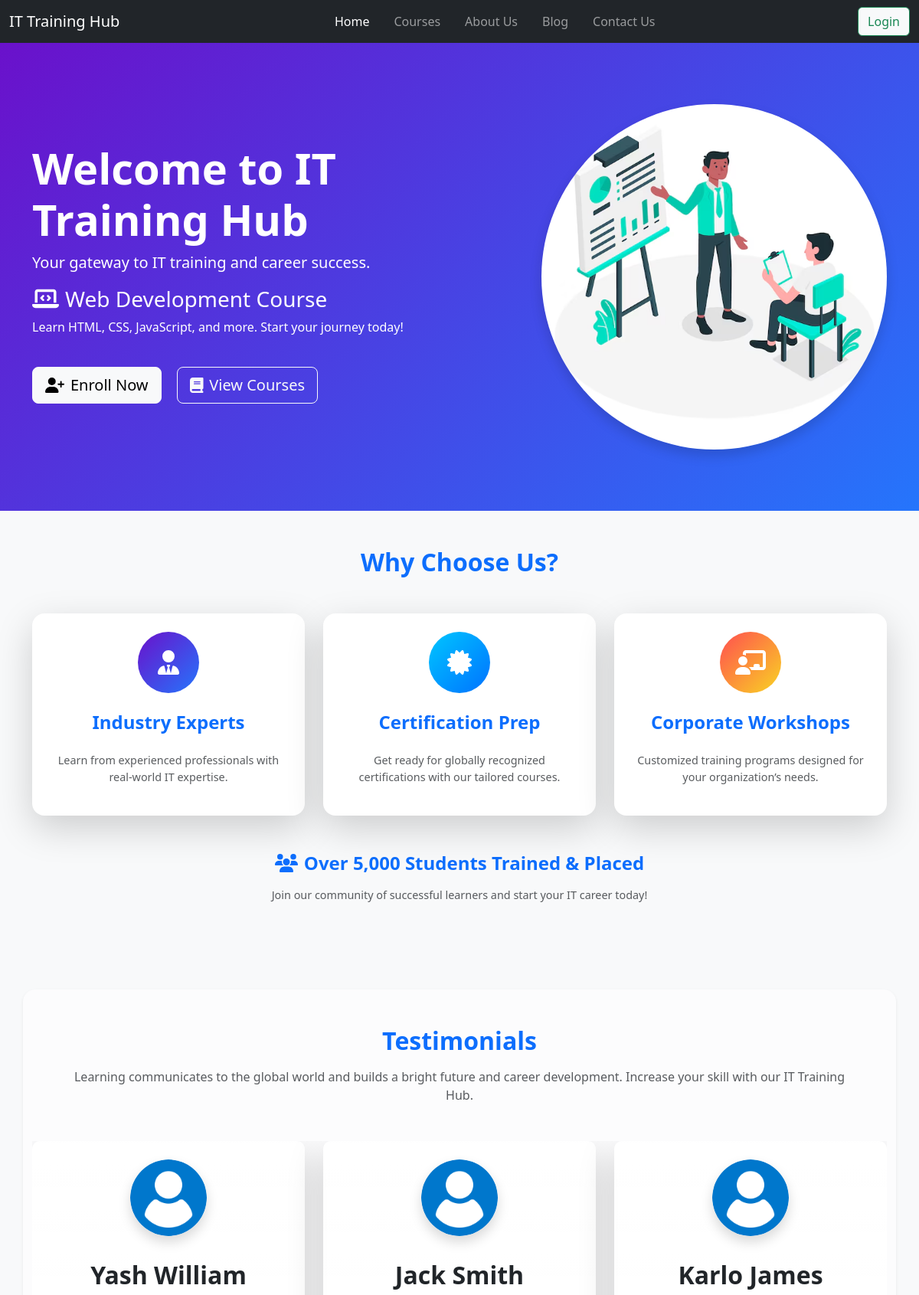
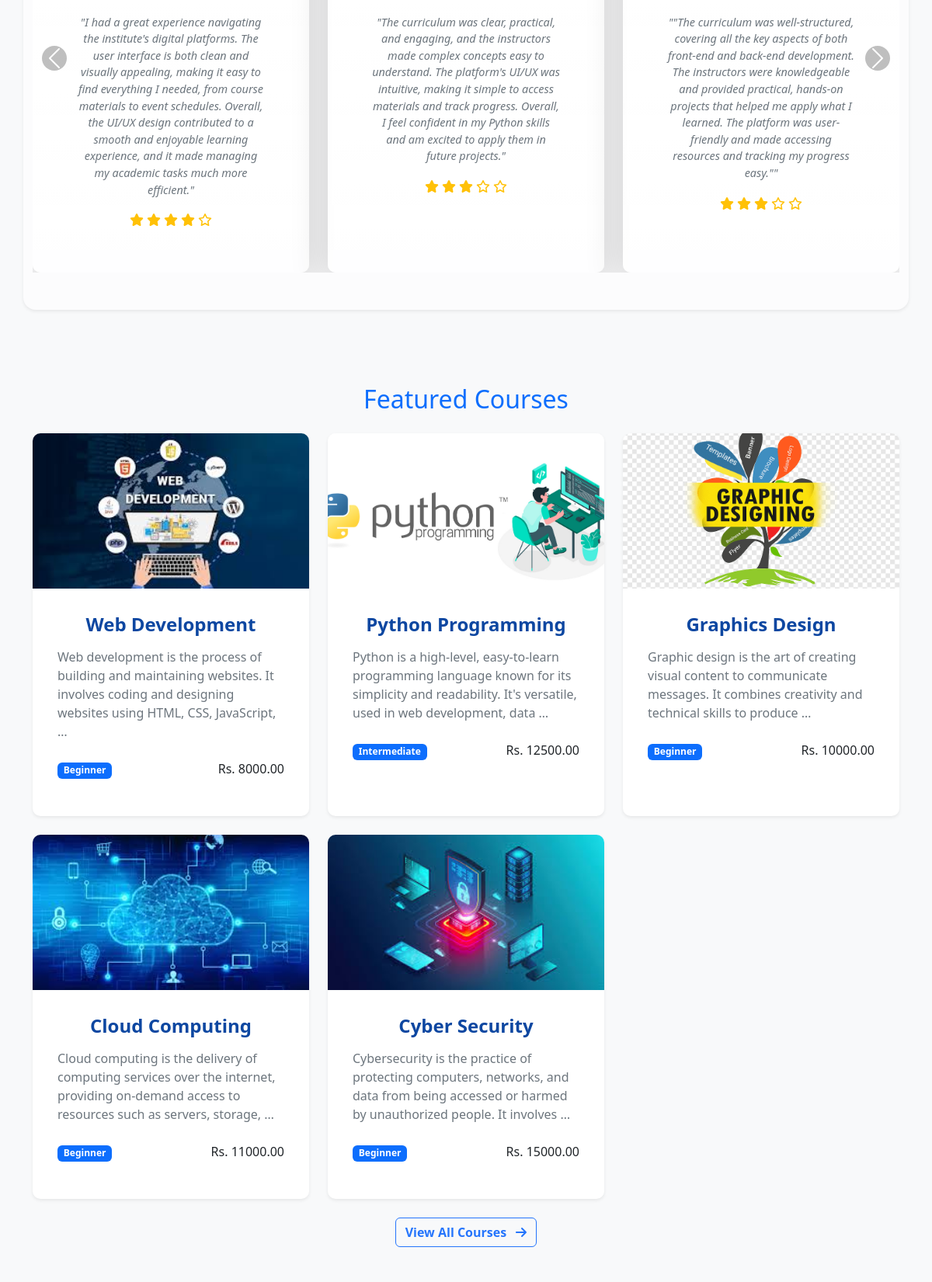
The page / (upper part) on the database its author committed (2 pictures, top to bottom).
### myapp/models.py (models this page shows, shortened)
class Testimonial(models.Model):
    student_name = models.CharField(max_length=100)
    postion = models.CharField(max_length=100)
    testimonial = models.TextField()
    photo = models.ImageField(upload_to="testimonials/",null=True,blank=True)
    rating = models.DecimalField(
        max_digits=3, decimal_places=2, default=0.0
    )  # Max 5.0 rating
    is_active = models.BooleanField(default=True)

class Course(models.Model):
    SKILL_LEVEL_CHOICES = [
        ('beginner', 'Beginner'),
        ('intermediate', 'Intermediate'),
        ('advanced', 'Advanced'),
    ]
    DURATION_CHOICES = [
        ('short-term', 'Short-term'),
        ('long-term', 'Long-term'),
    ]
    instructor = models.ForeignKey(
    settings.AUTH_USER_MODEL,
    on_delete=models.CASCADE,
    null=True,
    blank=True,
    related_name='courses'
)
    name = models.CharField(max_length=300)
    old_fee = models.DecimalField(max_digits=8, decimal_places=2, null=True, blank=True)
    description = models.TextField()
    duration = models.CharField(max_length=20, choices=DURATION_CHOICES)
    fee = models.DecimalField(max_digits=10, decimal_places=2)
    skill_level = models.CharField(max_length=20, choices=SKILL_LEVEL_CHOICES)
    prerequisites = models.TextField(blank=True)
    image = models.ImageField(upload_to='courses/', blank=True, null=True)
    promo_video_url = models.URLField(max_length=350, blank=True, null=True, help_text="YouTube/Vimeo embed URL")
    syllabus_video = models.FileField(upload_to='course_videos/', blank=True, null=True,
                                   help_text="Upload video file if not using URL")
    syllabus_text = models.TextField(blank=True, help_text="Detailed course syllabus")
    created_at = models.DateTimeField(default=timezone.now)
    updated_at = models.DateTimeField(auto_now=True)

### myapp/views.py (the view)
# urls.py: path("",home, name='home'),
def home(request):
    testimonials = Testimonial.objects.all()
    courses= Course.objects.all()
    context = {
        "courses":courses,
        "testimonials": testimonials,
        "date":date,
    }
    return render(request, 'main/home.html',context)

### myapp/templates/main/home.html (shortened to what this page needs)
{% extends 'base.html' %}
{% load static %}
{% block content %}
  <section class="banner-section" style="background: linear-gradient(135deg, #6a11cb, #2575fc); padding: 80px 0;">
    <div class="container">
      <div class="row align-items-center">
        <div class="col-md-7 text-white">
          <h1 class="display-4 fw-bold">Welcome to IT Training Hub</h1>
          <p class="lead">Your gateway to IT training and career success.</p>
          <div id="bannerCarousel" class="carousel slide" data-bs-ride="carousel">
            <div class="carousel-inner">
              <div class="carousel-item active">
                <h3><i class="fas fa-laptop-code me-2"></i>Web Development Course</h3>
                <p>Learn HTML, CSS, JavaScript, and more. Start your journey today!</p>
              </div>
            </div>
          </div>
          <div class="cta-buttons mt-4">
            <a href="{% url 'course' %}" class="btn btn-light btn-lg me-3"><i class="fas fa-user-plus me-2"></i>Enroll Now</a>
            <a href="{% url 'course' %}" class="btn btn-outline-light btn-lg me-3"><i class="fas fa-book me-2"></i>View Courses</a>
          </div>
        </div>
        <div class="col-md-5 d-flex justify-content-center">
          <img src="{% static 'images/homepage.png' %}" alt="IT Training" class="img-fluid rounded-circle shadow" style="max-width: 100%; height: auto; object-fit: cover; aspect-ratio: 1/1;">
        </div>
      </div>
    </div>
  </section>
<section class="why-choose-us py-5 bg-light">
  <div class="container">
    <h2 class="text-center mb-5 fw-bold text-primary">Why Choose Us?</h2>
    <div class="row g-4 justify-content-center">
      <div class="col-md-4">
        <div class="card h-100 text-center border-0 shadow-lg rounded-4 p-4 bg-white transition hover-zoom">
          <div class="icon-wrapper mx-auto mb-4 d-flex align-items-center justify-content-center rounded-circle" style="width: 80px; height: 80px; background: linear-gradient(135deg, #6a11cb, #2575fc); color: white;">
            <i class="fas fa-user-tie fa-2x"></i>
          </div>
          <h4 class="fw-bold text-primary">Industry Experts</h4>
          <p class="text-muted">Learn from experienced professionals with real-world IT expertise.</p>
        </div>
      </div>
      <div class="col-md-4">
        <div class="card h-100 text-center border-0 shadow-lg rounded-4 p-4 bg-white transition hover-zoom">
          <div class="icon-wrapper mx-auto mb-4 d-flex align-items-center justify-content-center rounded-circle" style="width: 80px; height: 80px; background: linear-gradient(135deg, #00c6ff, #0072ff); color: white;">
            <i class="fas fa-certificate fa-2x"></i>
          </div>
          <h4 class="fw-bold text-primary">Certification Prep</h4>
          <p class="text-muted">Get ready for globally recognized certifications with our tailored courses.</p>
        </div>
      </div>
      <div class="col-md-4">
        <div class="card h-100 text-center border-0 shadow-lg rounded-4 p-4 bg-white transition hover-zoom">
          <div class="icon-wrapper mx-auto mb-4 d-flex align-items-center justify-content-center rounded-circle" style="width: 80px; height: 80px; background: linear-gradient(135deg, #ff4e50, #f9d423); color: white;">
            <i class="fas fa-chalkboard-teacher fa-2x"></i>
          </div>
          <h4 class="fw-bold text-primary">Corporate Workshops</h4>
          <p class="text-muted">Customized training programs designed for your organization’s needs.</p>
        </div>
      </div>
    </div>
    <div class="row mt-5">
      <div class="col-md-12 text-center">
        <h4 class="fw-bold text-primary">
          <i class="fas fa-users me-2"></i>Over 5,000 Students Trained & Placed
        </h4>
        <p class="text-muted">Join our community of successful learners and start your IT career today!</p>
      </div>
    </div>
  </div>
</section>
<div class="container my-5 py-5 rounded-4 shadow-sm bg-light-subtle" data-aos="fade-down" data-aos-duration="1000">
  <h2 class="text-center text-primary fw-bold mb-3">Testimonials</h2>
  <p class="text-muted text-center mb-5 px-md-5">
    Learning communicates to the global world and builds a bright future and career development. Increase your skill with our IT Training Hub.
  </p>
  <div id="testimonialCarousel" class="carousel slide" data-bs-ride="carousel">
    <div class="carousel-inner">
      {% for testimonial in testimonials %}
        {% if forloop.counter0|divisibleby:3 %}
          <div class="carousel-item {% if forloop.first %}active{% endif %}">
            <div class="row row-cols-1 row-cols-md-3 g-4">
        {% endif %}
              <div class="col">
                <div class="card h-100 text-center border-0 shadow-lg p-4 testimonial-card bg-gradient bg-white bg-opacity-75">
                  <img src="{% if testimonial.photo %}{{ testimonial.photo.url }}{% else %}{% static 'images/default-user.png' %}{% endif %}" class="rounded-circle mx-auto shadow" alt="{{ testimonial.student_name }}" width="100" height="100">
                  <div class="card-body">
                    <h5 class="card-title fw-bold text-dark">{{ testimonial.student_name }}</h5>
                    <p class="card-text fst-italic text-secondary">"{{ testimonial.testimonial }}"</p>
                    <div class="text-warning">
                      {% for _ in "12345" %}
                        {% if forloop.counter <= testimonial.rating %}
                          <i class="fas fa-star"></i>
                        {% else %}
                          <i class="far fa-star"></i>
                        {% endif %}
                      {% endfor %}
                    </div>
                  </div>
                </div>
              </div>
        {% if forloop.counter|divisibleby:3 or forloop.last %}
            </div>
          </div>
        {% endif %}
      {% endfor %}
    </div>
    <button class="carousel-control-prev" type="button" data-bs-target="#testimonialCarousel" data-bs-slide="prev">
      <span class="carousel-control-prev-icon bg-dark rounded-circle p-2" aria-hidden="true"></span>
    </button>
    <button class="carousel-control-next" type="button" data-bs-target="#testimonialCarousel" data-bs-slide="next">
      <span class="carousel-control-next-icon bg-dark rounded-circle p-2" aria-hidden="true"></span>
    </button>
  </div>
</div>
<section class="courses-section py-5">
  <div class="container">
    <h2 class="text-center mb-4 text-primary">Featured Courses</h2>
    <div class="row row-cols-1 row-cols-md-2 row-cols-lg-3 g-4">
      {% for course in courses %}
      <div class="col">
        <div class="card h-100 shadow-sm">
          {% if course.image %}
          <img src="{{ course.image.url }}" class="card-img-top" alt="{{ course.name }}">
          {% else %}
          <img src="{% static 'images/default-course.jpg' %}" class="card-img-top" alt="Default Course Image">
          {% endif %}
          <div class="card-body">
            <h5 class="card-title">{{ course.name }}</h5>
            <p class="card-text">{{ course.short_description|default:course.description|truncatewords:20 }}</p>
            <div class="mb-3">
              <span class="badge bg-primary">{{ course.get_skill_level_display }}</span>
              <span class="float-end">Rs. {{ course.fee }}</span>
            </div>
          </div>
        </div>
      </div>
      {% endfor %}
    </div>
    <div class="text-center mt-4">
      <a href="{% url 'course' %}" class="btn btn-outline-primary btn-light">
        View All Courses <i class="fas fa-arrow-right ms-2"></i>
      </a>
    </div>
  </div>
</section>
{% endblock content %}

### myapp/static/css/style.css (style rules this page uses)
.banner-section { background-color: #f8f9fa; padding: 60px 0; }
.cta-buttons .btn { margin-right: 10px; margin-bottom: 10px; }
.carousel-control-prev, .carousel-control-next { width: 5%; z-index: 10; }
.carousel-control-prev-icon, .carousel-control-next-icon { background-color: rgba(0, 0, 0, 0.5) !important; border-radius: 50%; padding: 10px; }
.courses-section { padding: 60px 0; }
.courses-section .card { border: none; border-radius: 10px; transition: transform 0.3s ease, box-shadow 0.3s ease; }
.courses-section .card-img-top { border-top-left-radius: 10px; border-top-right-radius: 10px; height: 200px; object-fit: cover; }
.courses-section .card-title { font-size: 1.5rem; font-weight: bold; margin-bottom: 1rem; }
.courses-section .card-text { font-size: 1rem; color: #6c757d; margin-bottom: 1.5rem; }
.courses-section .btn-outline-primary { border-color: #2575fc; color: #2575fc; }
.card { border: none; border-radius: 10px; box-shadow: 0 4px 12px rgba(0, 0, 0, 0.1); transition: transform 0.3s ease, box-shadow 0.3s ease; }
.card-body { padding: 30px; }
.card-title { font-size: 2rem; font-weight: bold; margin-bottom: 1.5rem; color: #0d47a1; text-align: center; }
.text-center p { margin-top: 1rem; font-size: 0.9rem; color: #546e7a; }
.text-center a { color: #0d47a1; text-decoration: none; font-weight: bold; }
body { background-color: #f8f9fa; }
.card-body { padding: 2rem; }

### rows shown on the page
Testimonial: student_name "Yash William", testimonial "I had a great experience navigating the institute's digital platforms. The user interface is both clean and visually appealing, making it easy to find everything I needed, from course materials to event schedules. Overall, the UI/UX design contributed to a smooth and enjoyable learning experience, and it made managing my academic tasks much more efficient.", rating 4 (drawn)
Testimonial: student_name "Jack Smith", testimonial "The curriculum was clear, practical, and engaging, and the instructors made complex concepts easy to understand. The platform's UI/UX was intuitive, making it simple to access materials and track progress. Overall, I feel confident in my Python skills and am excited to apply them in future projects.", rating 3 (drawn)
Testimonial: student_name "Karlo James", testimonial "\"The curriculum was well-structured, covering all the key aspects of both front-end and back-end development. The instructors were knowledgeable and provided practical, hands-on projects that helped me apply what I learned. The platform was user-friendly and made accessing resources and tracking my progress easy.\"", rating 3 (drawn)
Course: image (picture), name "Web Development", short_description "Web development is the process of building and maintaining websites. It involves coding and designing websites using HTML, CSS, JavaScript, …", skill_level "Beginner", fee "8000.00"
Course: image (picture), name "Python Programming", short_description "Python is a high-level, easy-to-learn programming language known for its simplicity and readability. It's versatile, used in web development, data …", skill_level "Intermediate", fee "12500.00"
Course: image (picture), name "Graphics Design", short_description "Graphic design is the art of creating visual content to communicate messages. It combines creativity and technical skills to produce …", skill_level "Beginner", fee "10000.00"
Course: image (picture), name "Cloud Computing", short_description "Cloud computing is the delivery of computing services over the internet, providing on-demand access to resources such as servers, storage, …", skill_level "Beginner", fee "11000.00"
Course: image (picture), name "Cyber Security", short_description "Cybersecurity is the practice of protecting computers, networks, and data from being accessed or harmed by unauthorized people. It involves …", skill_level "Beginner", fee "15000.00"
